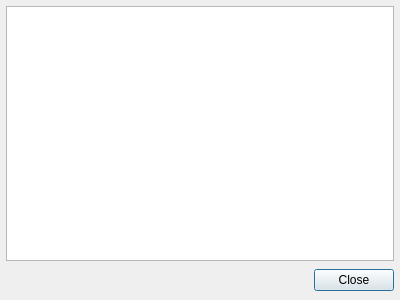
<ui version="4.0" >
 <class>HostListsDialogUI</class>
 <widget class="QDialog" name="HostListsDialogUI" >
  <property name="geometry" >
   <rect>
    <x>0</x>
    <y>0</y>
    <width>400</width>
    <height>300</height>
   </rect>
  </property>
  <property name="windowTitle" >
   <string>Manage Host Lists</string>
  </property>
  <widget class="RecordTreeView" name="mHostListTree" >
   <property name="geometry" >
    <rect>
     <x>6</x>
     <y>6</y>
     <width>388</width>
     <height>255</height>
    </rect>
   </property>
  </widget>
  <widget class="QDialogButtonBox" name="mCancelButton" >
   <property name="geometry" >
    <rect>
     <x>6</x>
     <y>267</y>
     <width>388</width>
     <height>27</height>
    </rect>
   </property>
   <property name="orientation" >
    <enum>Qt::Horizontal</enum>
   </property>
   <property name="standardButtons" >
    <set>QDialogButtonBox::Close</set>
   </property>
  </widget>
 </widget>
 <customwidgets>
  <customwidget>
   <class>RecordTreeView</class>
   <extends>QTreeView</extends>
   <header>recordtreeview.h</header>
  </customwidget>
 </customwidgets>
 <resources/>
 <connections>
  <connection>
   <sender>mCancelButton</sender>
   <signal>accepted()</signal>
   <receiver>HostListsDialogUI</receiver>
   <slot>accept()</slot>
   <hints>
    <hint type="sourcelabel" >
     <x>248</x>
     <y>254</y>
    </hint>
    <hint type="destinationlabel" >
     <x>157</x>
     <y>274</y>
    </hint>
   </hints>
  </connection>
  <connection>
   <sender>mCancelButton</sender>
   <signal>rejected()</signal>
   <receiver>HostListsDialogUI</receiver>
   <slot>reject()</slot>
   <hints>
    <hint type="sourcelabel" >
     <x>316</x>
     <y>260</y>
    </hint>
    <hint type="destinationlabel" >
     <x>286</x>
     <y>274</y>
    </hint>
   </hints>
  </connection>
 </connections>
</ui>
